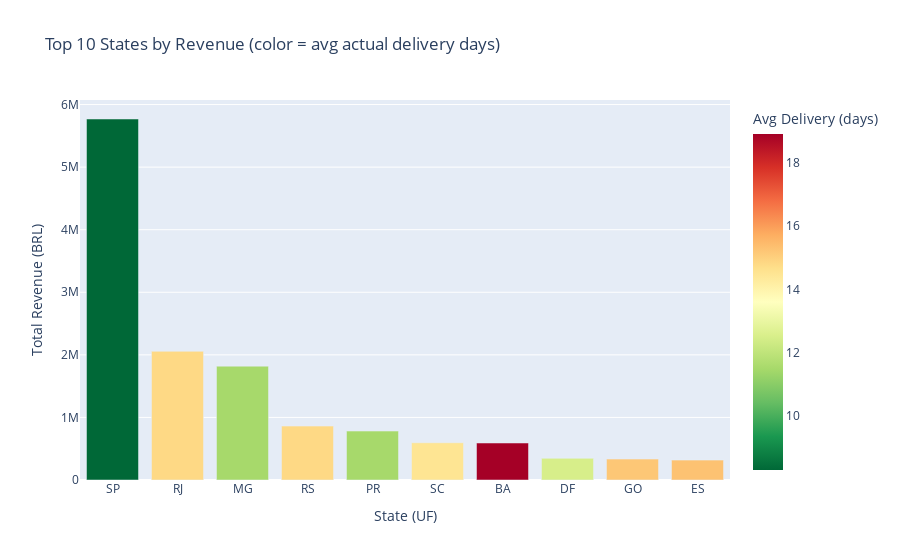

Write notebook code for a chart like this one.
### Code cell
# Interactive bar chart with Plotly

fig = px.bar(
    state_summary.head(10),
    x='customer_state',
    y='total_revenue',
    color='avg_delivery_days',
    color_continuous_scale='RdYlGn_r',   # Red = late, Green = early
    title='Top 10 States by Revenue (color = avg actual delivery days)',
    labels={
        'customer_state': 'State',
        'total_revenue': 'Total Revenue (BRL)',
        'avg_delivery_days': 'Avg Delivery Time (days)'
    },
    hover_data=['order_count', 'median_delivery_days', 'avg_delay_days']
)

fig.update_layout(
    xaxis_title="State (UF)",
    yaxis_title="Total Revenue (BRL)",
    coloraxis_colorbar_title="Avg Delivery (days)"
)

fig.show()

### Figure 1 — Plotly figure (JSON) as saved in the notebook; plotly's stock layout.template omitted (floating-point values rounded to 4 significant figures)
{"data": [{"customdata": [[40500.0, 7.0, -11.1], [12350.0, 12.0, -11.8], [11360.0, 10.0, -13.2], [5344.0, 13.0, -13.9], [4923.0, 10.0, -13.3], [3547.0, 13.0, -11.5], [3256.0, 16.0, -10.8], [2080.0, 11.0, -12.0], [1957.0, 13.0, -12.2], [1995.0, 13.0, -10.5]], "hovertemplate": "State=%{x}<br>Total Revenue (BRL)=%{y}<br>order_count=%{customdata[0]}<br>median_delivery_days=%{customdata[1]}<br>avg_delay_days=%{customdata[2]}<br>Avg Delivery Time (days)=%{marker.color}<extra></extra>", "legendgroup": "", "marker": {"color": [8.3, 14.8, 11.5, 14.8, 11.5, 14.5, 18.9, 12.5, 15.2, 15.3], "coloraxis": "coloraxis", "pattern": {"shape": ""}}, "name": "", "orientation": "v", "showlegend": false, "textposition": "auto", "type": "bar", "x": ["SP", "RJ", "MG", "RS", "PR", "SC", "BA", "DF", "GO", "ES"], "xaxis": "x", "y": [5769000.0, 2056000.0, 1819000.0, 861600.0, 781900.0, 595400.0, 591300.0, 346100.0, 334300.0, 317700.0], "yaxis": "y"}], "layout": {"barmode": "relative", "coloraxis": {"colorbar": {"title": {"text": "Avg Delivery (days)"}}, "colorscale": [[0, "rgb(0,104,55)"], [0.1, "rgb(26,152,80)"], [0.2, "rgb(102,189,99)"], [0.3, "rgb(166,217,106)"], [0.4, "rgb(217,239,139)"], [0.5, "rgb(255,255,191)"], [0.6, "rgb(254,224,139)"], [0.7, "rgb(253,174,97)"], [0.8, "rgb(244,109,67)"], [0.9, "rgb(215,48,39)"], [1, "rgb(165,0,38)"]]}, "legend": {"tracegroupgap": 0}, "title": {"text": "Top 10 States by Revenue (color = avg actual delivery days)"}, "xaxis": {"anchor": "y", "domain": [0, 1], "title": {"text": "State (UF)"}}, "yaxis": {"anchor": "x", "domain": [0, 1], "title": {"text": "Total Revenue (BRL)"}}}}
